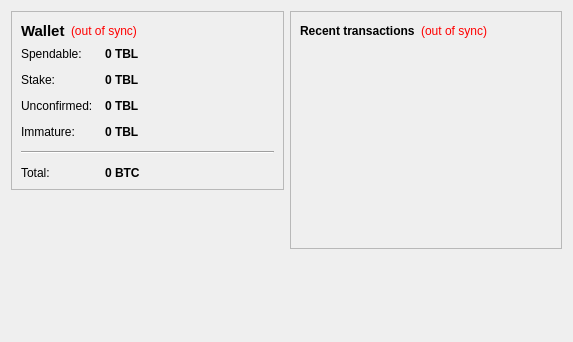
<?xml version="1.0" encoding="UTF-8"?>
<ui version="4.0">
 <class>OverviewPage</class>
 <widget class="QWidget" name="OverviewPage">
  <property name="geometry">
   <rect>
    <x>0</x>
    <y>0</y>
    <width>573</width>
    <height>342</height>
   </rect>
  </property>
  <property name="windowTitle">
   <string>Form</string>
  </property>
  <layout class="QHBoxLayout" name="horizontalLayout" stretch="1,1">
   <item>
    <layout class="QVBoxLayout" name="verticalLayout_2">
     <item>
      <widget class="QFrame" name="frame">
       <property name="frameShape">
        <enum>QFrame::StyledPanel</enum>
       </property>
       <property name="frameShadow">
        <enum>QFrame::Raised</enum>
       </property>
       <layout class="QVBoxLayout" name="verticalLayout_4">
        <item>
         <layout class="QHBoxLayout" name="horizontalLayout_4">
          <item>
           <widget class="QLabel" name="label_5">
            <property name="font">
             <font>
              <pointsize>11</pointsize>
              <weight>75</weight>
              <bold>true</bold>
             </font>
            </property>
            <property name="text">
             <string>Wallet</string>
            </property>
           </widget>
          </item>
          <item>
           <widget class="QLabel" name="labelWalletStatus">
            <property name="toolTip">
             <string>The displayed information may be out of date. Your wallet automatically synchronizes with the thebitlifecoin network after a connection is established, but this process has not completed yet.</string>
            </property>
            <property name="styleSheet">
             <string notr="true">QLabel { color: red; }</string>
            </property>
            <property name="text">
             <string notr="true">(out of sync)</string>
            </property>
            <property name="alignment">
             <set>Qt::AlignLeading|Qt::AlignLeft|Qt::AlignVCenter</set>
            </property>
           </widget>
          </item>
          <item>
           <spacer name="horizontalSpacer_2">
            <property name="orientation">
             <enum>Qt::Horizontal</enum>
            </property>
            <property name="sizeHint" stdset="0">
             <size>
              <width>40</width>
              <height>20</height>
             </size>
            </property>
           </spacer>
          </item>
         </layout>
        </item>
        <item>
         <layout class="QFormLayout" name="formLayout_2">
          <property name="fieldGrowthPolicy">
           <enum>QFormLayout::AllNonFixedFieldsGrow</enum>
          </property>
          <property name="horizontalSpacing">
           <number>12</number>
          </property>
          <property name="verticalSpacing">
           <number>12</number>
          </property>
          <item row="0" column="0">
           <widget class="QLabel" name="label">
            <property name="text">
             <string>Spendable:</string>
            </property>
           </widget>
          </item>
          <item row="0" column="1">
           <widget class="QLabel" name="labelBalance">
            <property name="font">
             <font>
              <weight>75</weight>
              <bold>true</bold>
             </font>
            </property>
            <property name="cursor">
             <cursorShape>IBeamCursor</cursorShape>
            </property>
            <property name="toolTip">
             <string>Your current spendable balance</string>
            </property>
            <property name="text">
             <string notr="true">0 TBL</string>
            </property>
            <property name="textInteractionFlags">
             <set>Qt::LinksAccessibleByMouse|Qt::TextSelectableByKeyboard|Qt::TextSelectableByMouse</set>
            </property>
           </widget>
          </item>
          <item row="1" column="0">
           <widget class="QLabel" name="label_6">
            <property name="text">
             <string>Stake:</string>
            </property>
           </widget>
          </item>
          <item row="1" column="1">
           <widget class="QLabel" name="labelStake">
            <property name="font">
             <font>
              <weight>75</weight>
              <bold>true</bold>
             </font>
            </property>
            <property name="cursor">
             <cursorShape>IBeamCursor</cursorShape>
            </property>
            <property name="toolTip">
             <string>Total of coins that was staked, and do not yet count toward the current balance</string>
            </property>
            <property name="text">
             <string notr="true">0 TBL</string>
            </property>
            <property name="textInteractionFlags">
             <set>Qt::LinksAccessibleByMouse|Qt::TextSelectableByKeyboard|Qt::TextSelectableByMouse</set>
            </property>
           </widget>
          </item>
          <item row="2" column="0">
           <widget class="QLabel" name="label_3">
            <property name="text">
             <string>Unconfirmed:</string>
            </property>
           </widget>
          </item>
          <item row="2" column="1">
           <widget class="QLabel" name="labelUnconfirmed">
            <property name="font">
             <font>
              <weight>75</weight>
              <bold>true</bold>
             </font>
            </property>
            <property name="cursor">
             <cursorShape>IBeamCursor</cursorShape>
            </property>
            <property name="toolTip">
             <string>Total of transactions that have yet to be confirmed, and do not yet count toward the current balance</string>
            </property>
            <property name="text">
             <string notr="true">0 TBL</string>
            </property>
            <property name="textInteractionFlags">
             <set>Qt::LinksAccessibleByMouse|Qt::TextSelectableByKeyboard|Qt::TextSelectableByMouse</set>
            </property>
           </widget>
          </item>
          <item row="3" column="0">
           <widget class="QLabel" name="labelImmatureText">
            <property name="text">
             <string>Immature:</string>
            </property>
           </widget>
          </item>
          <item row="3" column="1">
           <widget class="QLabel" name="labelImmature">
            <property name="font">
             <font>
              <weight>75</weight>
              <bold>true</bold>
             </font>
            </property>
            <property name="toolTip">
             <string>Mined balance that has not yet matured</string>
            </property>
            <property name="text">
             <string notr="true">0 TBL</string>
            </property>
            <property name="textInteractionFlags">
             <set>Qt::LinksAccessibleByMouse|Qt::TextSelectableByKeyboard|Qt::TextSelectableByMouse</set>
            </property>
           </widget>
          </item>
          <item row="4" column="0" colspan="2">
           <widget class="Line" name="line">
            <property name="orientation">
             <enum>Qt::Horizontal</enum>
            </property>
           </widget>
          </item>
          <item row="5" column="0">
           <widget class="QLabel" name="labelTotalText">
            <property name="text">
             <string>Total:</string>
            </property>
           </widget>
          </item>
          <item row="5" column="1">
           <widget class="QLabel" name="labelTotal">
            <property name="font">
             <font>
              <weight>75</weight>
              <bold>true</bold>
             </font>
            </property>
            <property name="cursor">
             <cursorShape>IBeamCursor</cursorShape>
            </property>
            <property name="toolTip">
             <string>Your current total balance</string>
            </property>
            <property name="text">
             <string notr="true">0 BTC</string>
            </property>
            <property name="textInteractionFlags">
             <set>Qt::LinksAccessibleByMouse|Qt::TextSelectableByKeyboard|Qt::TextSelectableByMouse</set>
            </property>
           </widget>
          </item>
         </layout>
        </item>
       </layout>
      </widget>
     </item>
     <item>
      <spacer name="verticalSpacer">
       <property name="orientation">
        <enum>Qt::Vertical</enum>
       </property>
       <property name="sizeHint" stdset="0">
        <size>
         <width>20</width>
         <height>40</height>
        </size>
       </property>
      </spacer>
     </item>
    </layout>
   </item>
   <item>
    <layout class="QVBoxLayout" name="verticalLayout_3">
     <item>
      <widget class="QFrame" name="frame_2">
       <property name="frameShape">
        <enum>QFrame::StyledPanel</enum>
       </property>
       <property name="frameShadow">
        <enum>QFrame::Raised</enum>
       </property>
       <layout class="QVBoxLayout" name="verticalLayout">
        <item>
         <layout class="QHBoxLayout" name="horizontalLayout_2">
          <item>
           <widget class="QLabel" name="label_4">
            <property name="text">
             <string>&lt;b&gt;Recent transactions&lt;/b&gt;</string>
            </property>
           </widget>
          </item>
          <item>
           <widget class="QLabel" name="labelTransactionsStatus">
            <property name="toolTip">
             <string>The displayed information may be out of date. Your wallet automatically synchronizes with the thebitlifecoin network after a connection is established, but this process has not completed yet.</string>
            </property>
            <property name="styleSheet">
             <string notr="true">QLabel { color: red; }</string>
            </property>
            <property name="text">
             <string notr="true">(out of sync)</string>
            </property>
            <property name="alignment">
             <set>Qt::AlignRight|Qt::AlignTrailing|Qt::AlignVCenter</set>
            </property>
           </widget>
          </item>
          <item>
           <spacer name="horizontalSpacer">
            <property name="orientation">
             <enum>Qt::Horizontal</enum>
            </property>
            <property name="sizeHint" stdset="0">
             <size>
              <width>40</width>
              <height>20</height>
             </size>
            </property>
           </spacer>
          </item>
         </layout>
        </item>
        <item>
         <widget class="QListView" name="listTransactions">
          <property name="styleSheet">
           <string notr="true">QListView { background: transparent; }</string>
          </property>
          <property name="frameShape">
           <enum>QFrame::NoFrame</enum>
          </property>
          <property name="verticalScrollBarPolicy">
           <enum>Qt::ScrollBarAlwaysOff</enum>
          </property>
          <property name="horizontalScrollBarPolicy">
           <enum>Qt::ScrollBarAlwaysOff</enum>
          </property>
          <property name="selectionMode">
           <enum>QAbstractItemView::NoSelection</enum>
          </property>
         </widget>
        </item>
       </layout>
      </widget>
     </item>
     <item>
      <spacer name="verticalSpacer_2">
       <property name="orientation">
        <enum>Qt::Vertical</enum>
       </property>
       <property name="sizeHint" stdset="0">
        <size>
         <width>20</width>
         <height>40</height>
        </size>
       </property>
      </spacer>
     </item>
    </layout>
   </item>
  </layout>
 </widget>
 <resources/>
 <connections/>
</ui>
